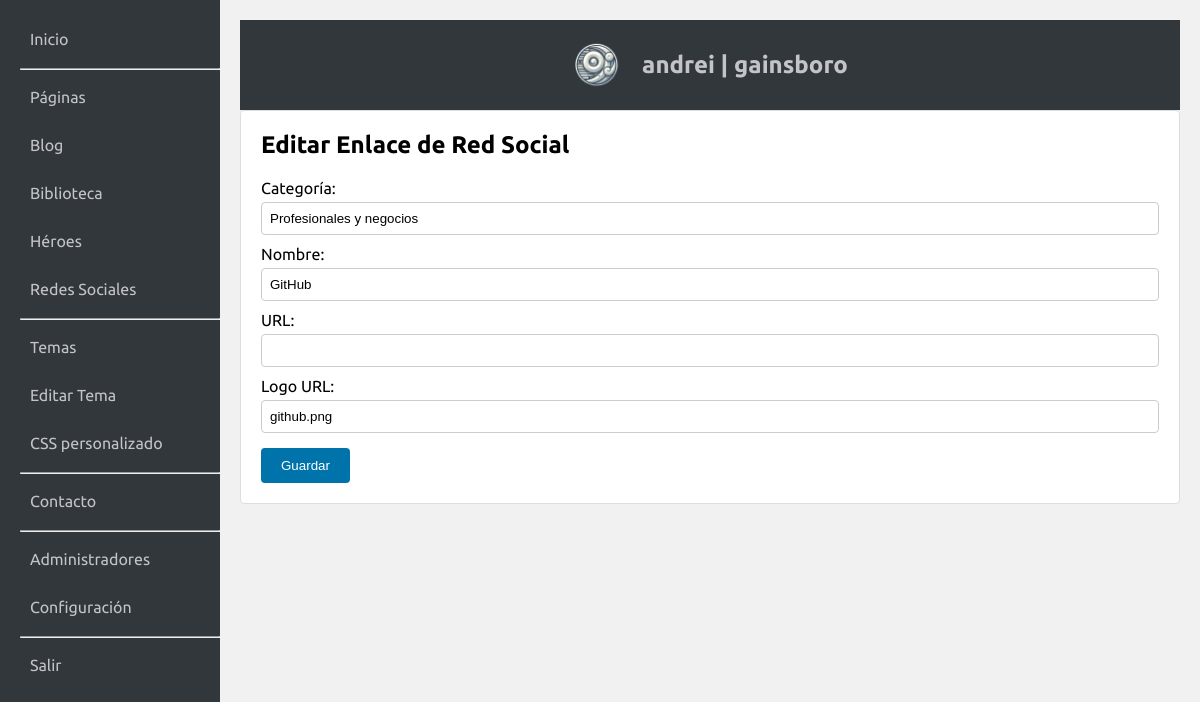
Page /admin/index.php?action=edit_social_media&id=8 (signed in) on the committed database.
### tables this page shows
CREATE TABLE social_media (
    id INTEGER PRIMARY KEY AUTOINCREMENT,
    category TEXT NOT NULL,
    name TEXT NOT NULL,
    url TEXT NOT NULL,
    logo TEXT NOT NULL
);

### admin/index.php (called while the page is built, shortened)
<?php
require_once 'admin.php';

### admin/acciones/editarmediossociales.php (the view, shortened to what this page needs)
<?php
        $id = $_GET['id'] ?? null;
        $socialMediaData = [
            'id' => '',
            'category' => '',
            'name' => '',
            'url' => '',
            'logo' => ''
        ];
        if ($id) {
            $stmt = $db->prepare("SELECT * FROM social_media WHERE id = :id");
            $stmt->bindValue(':id', $id, SQLITE3_INTEGER);
            $res = $stmt->execute();
            $found = $res->fetchArray(SQLITE3_ASSOC);
            if ($found) {
                $socialMediaData = $found;
            }
        }
        $html = "<div class='admin-form'>
                    <h2>" . ($id ? "Editar Enlace de Red Social" : "Agregar Enlace de Red Social") . "</h2>
                    <form method='post'>
                        <label for='category'>Categoría:</label>
                        <input type='text' name='category' id='category' value='" . htmlspecialchars($socialMediaData['category']) . "' required>
                        <label for='name'>Nombre:</label>
                        <input type='text' name='name' id='name' value='" . htmlspecialchars($socialMediaData['name']) . "' required>
                        <label for='url'>URL:</label>
                        <input type='text' name='url' id='url' value='" . htmlspecialchars($socialMediaData['url']) . "' required>
                        <label for='logo'>Logo URL:</label>
                        <input type='text' name='logo' id='logo' value='" . htmlspecialchars($socialMediaData['logo']) . "' required>
                        <button type='submit' name='save_social_media'>Guardar</button>
                    </form>
                 </div>";
?>

### admin/admin.css (style rules this page uses)
body { font-family: Ubuntu, sans-serif; margin: 0; padding: 0; background-color: #f1f1f1; display: flex; justify-content: center; align-items: center; height: 100vh; }
.admin-section h2 { margin-top: 0; }
.admin-form label { display: block; margin-top: 10px; }
.admin-form input, .admin-form textarea, .admin-form select,.admin-table input { width: 100%; padding: 8px; margin-top: 5px; border: 1px solid #ccc; border-radius: 4px; box-sizing:border-box; }
.admin-form button { background-color: #0073aa; color: #fff; border: none; padding: 10px 20px; border-radius: 4px; cursor: pointer; margin-top: 15px; }

### rows in the picture
social_media: category "Profesionales y negocios", name "GitHub", logo "github.png"
